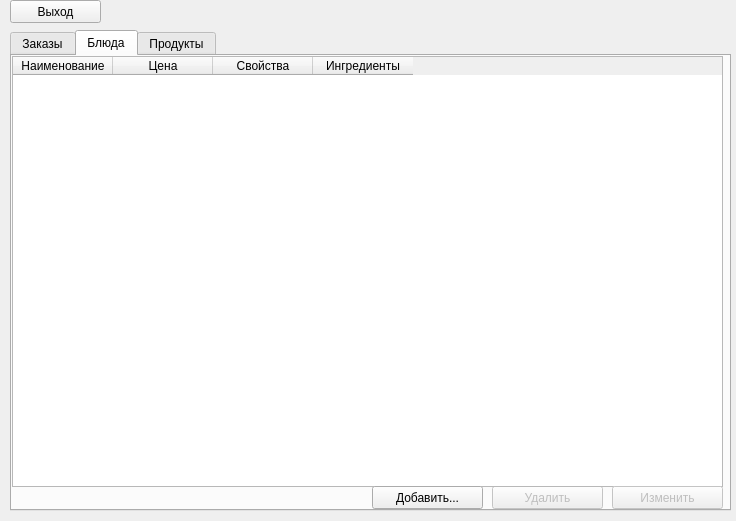
<?xml version="1.0" encoding="UTF-8"?>
<ui version="4.0">
 <class>adminWidget</class>
 <widget class="QWidget" name="adminWidget">
  <property name="enabled">
   <bool>true</bool>
  </property>
  <property name="geometry">
   <rect>
    <x>0</x>
    <y>0</y>
    <width>736</width>
    <height>521</height>
   </rect>
  </property>
  <property name="minimumSize">
   <size>
    <width>736</width>
    <height>520</height>
   </size>
  </property>
  <property name="maximumSize">
   <size>
    <width>736</width>
    <height>521</height>
   </size>
  </property>
  <property name="windowTitle">
   <string>Панель администратора</string>
  </property>
  <widget class="QTabWidget" name="adminSelector">
   <property name="geometry">
    <rect>
     <x>10</x>
     <y>30</y>
     <width>721</width>
     <height>481</height>
    </rect>
   </property>
   <property name="currentIndex">
    <number>1</number>
   </property>
   <widget class="QWidget" name="ordersTab">
    <attribute name="title">
     <string>Заказы</string>
    </attribute>
    <widget class="QTableWidget" name="ordersTable">
     <property name="geometry">
      <rect>
       <x>0</x>
       <y>0</y>
       <width>711</width>
       <height>431</height>
      </rect>
     </property>
     <property name="editTriggers">
      <set>QAbstractItemView::NoEditTriggers</set>
     </property>
     <column>
      <property name="text">
       <string>ID</string>
      </property>
     </column>
     <column>
      <property name="text">
       <string>Время заказа</string>
      </property>
     </column>
     <column>
      <property name="text">
       <string>Клиент</string>
      </property>
     </column>
     <column>
      <property name="text">
       <string>Сумма</string>
      </property>
     </column>
     <column>
      <property name="text">
       <string>Статус оплаты</string>
      </property>
     </column>
     <column>
      <property name="text">
       <string>Способ получения</string>
      </property>
     </column>
     <column>
      <property name="text">
       <string>Статус</string>
      </property>
     </column>
     <column>
      <property name="text">
       <string>Адрес доставки</string>
      </property>
     </column>
     <column>
      <property name="text">
       <string>Телефон</string>
      </property>
     </column>
     <column>
      <property name="text">
       <string>Время готовности</string>
      </property>
     </column>
     <column>
      <property name="text">
       <string>Состав заказа</string>
      </property>
     </column>
    </widget>
    <widget class="QPushButton" name="deleteOrderButton">
     <property name="enabled">
      <bool>false</bool>
     </property>
     <property name="geometry">
      <rect>
       <x>600</x>
       <y>430</y>
       <width>111</width>
       <height>23</height>
      </rect>
     </property>
     <property name="text">
      <string>Удалить</string>
     </property>
    </widget>
    <widget class="QPushButton" name="getStatsButton">
     <property name="enabled">
      <bool>true</bool>
     </property>
     <property name="geometry">
      <rect>
       <x>480</x>
       <y>430</y>
       <width>111</width>
       <height>23</height>
      </rect>
     </property>
     <property name="text">
      <string>Статистика</string>
     </property>
    </widget>
    <widget class="QLabel" name="orderStatusLabel">
     <property name="geometry">
      <rect>
       <x>0</x>
       <y>430</y>
       <width>471</width>
       <height>20</height>
      </rect>
     </property>
     <property name="text">
      <string/>
     </property>
    </widget>
   </widget>
   <widget class="QWidget" name="foodsTab">
    <attribute name="title">
     <string>Блюда</string>
    </attribute>
    <widget class="QPushButton" name="deleteFoodButton">
     <property name="enabled">
      <bool>false</bool>
     </property>
     <property name="geometry">
      <rect>
       <x>480</x>
       <y>430</y>
       <width>111</width>
       <height>23</height>
      </rect>
     </property>
     <property name="text">
      <string>Удалить</string>
     </property>
    </widget>
    <widget class="QTableWidget" name="foodsTable">
     <property name="geometry">
      <rect>
       <x>0</x>
       <y>0</y>
       <width>711</width>
       <height>431</height>
      </rect>
     </property>
     <property name="minimumSize">
      <size>
       <width>511</width>
       <height>0</height>
      </size>
     </property>
     <property name="editTriggers">
      <set>QAbstractItemView::NoEditTriggers</set>
     </property>
     <property name="columnCount">
      <number>4</number>
     </property>
     <column>
      <property name="text">
       <string>Наименование</string>
      </property>
     </column>
     <column>
      <property name="text">
       <string>Цена</string>
      </property>
     </column>
     <column>
      <property name="text">
       <string>Свойства</string>
      </property>
     </column>
     <column>
      <property name="text">
       <string>Ингредиенты</string>
      </property>
     </column>
    </widget>
    <widget class="QPushButton" name="editFoodButton">
     <property name="enabled">
      <bool>false</bool>
     </property>
     <property name="geometry">
      <rect>
       <x>600</x>
       <y>430</y>
       <width>111</width>
       <height>23</height>
      </rect>
     </property>
     <property name="text">
      <string>Изменить</string>
     </property>
    </widget>
    <widget class="QPushButton" name="addFoodButton">
     <property name="geometry">
      <rect>
       <x>360</x>
       <y>430</y>
       <width>111</width>
       <height>23</height>
      </rect>
     </property>
     <property name="text">
      <string>Добавить...</string>
     </property>
    </widget>
    <widget class="QLabel" name="foodStatusLabel">
     <property name="geometry">
      <rect>
       <x>0</x>
       <y>430</y>
       <width>361</width>
       <height>20</height>
      </rect>
     </property>
     <property name="text">
      <string/>
     </property>
    </widget>
   </widget>
   <widget class="QWidget" name="productsTab">
    <attribute name="title">
     <string>Продукты</string>
    </attribute>
    <widget class="QTableWidget" name="productsTable">
     <property name="geometry">
      <rect>
       <x>0</x>
       <y>0</y>
       <width>711</width>
       <height>431</height>
      </rect>
     </property>
     <property name="minimumSize">
      <size>
       <width>511</width>
       <height>0</height>
      </size>
     </property>
     <property name="editTriggers">
      <set>QAbstractItemView::NoEditTriggers</set>
     </property>
     <property name="columnCount">
      <number>7</number>
     </property>
     <column>
      <property name="text">
       <string>Наименование</string>
      </property>
     </column>
     <column>
      <property name="text">
       <string>Белки</string>
      </property>
     </column>
     <column>
      <property name="text">
       <string>Жиры</string>
      </property>
     </column>
     <column>
      <property name="text">
       <string>Углеводы</string>
      </property>
     </column>
     <column>
      <property name="text">
       <string>Калории</string>
      </property>
     </column>
     <column>
      <property name="text">
       <string>Масса</string>
      </property>
     </column>
     <column>
      <property name="text">
       <string>Цена(за массу)</string>
      </property>
     </column>
    </widget>
    <widget class="QPushButton" name="addProductButton">
     <property name="geometry">
      <rect>
       <x>360</x>
       <y>430</y>
       <width>111</width>
       <height>23</height>
      </rect>
     </property>
     <property name="text">
      <string>Добавить...</string>
     </property>
    </widget>
    <widget class="QPushButton" name="deleteProductButton">
     <property name="enabled">
      <bool>false</bool>
     </property>
     <property name="geometry">
      <rect>
       <x>480</x>
       <y>430</y>
       <width>111</width>
       <height>23</height>
      </rect>
     </property>
     <property name="text">
      <string>Удалить</string>
     </property>
    </widget>
    <widget class="QPushButton" name="editProductButton">
     <property name="enabled">
      <bool>false</bool>
     </property>
     <property name="geometry">
      <rect>
       <x>600</x>
       <y>430</y>
       <width>111</width>
       <height>23</height>
      </rect>
     </property>
     <property name="text">
      <string>Изменить</string>
     </property>
    </widget>
    <widget class="QLabel" name="productStatusLabel">
     <property name="geometry">
      <rect>
       <x>0</x>
       <y>430</y>
       <width>361</width>
       <height>21</height>
      </rect>
     </property>
     <property name="text">
      <string/>
     </property>
    </widget>
   </widget>
  </widget>
  <widget class="QPushButton" name="adminExitButton">
   <property name="geometry">
    <rect>
     <x>10</x>
     <y>0</y>
     <width>91</width>
     <height>23</height>
    </rect>
   </property>
   <property name="text">
    <string>Выход</string>
   </property>
  </widget>
 </widget>
 <resources/>
 <connections/>
</ui>
